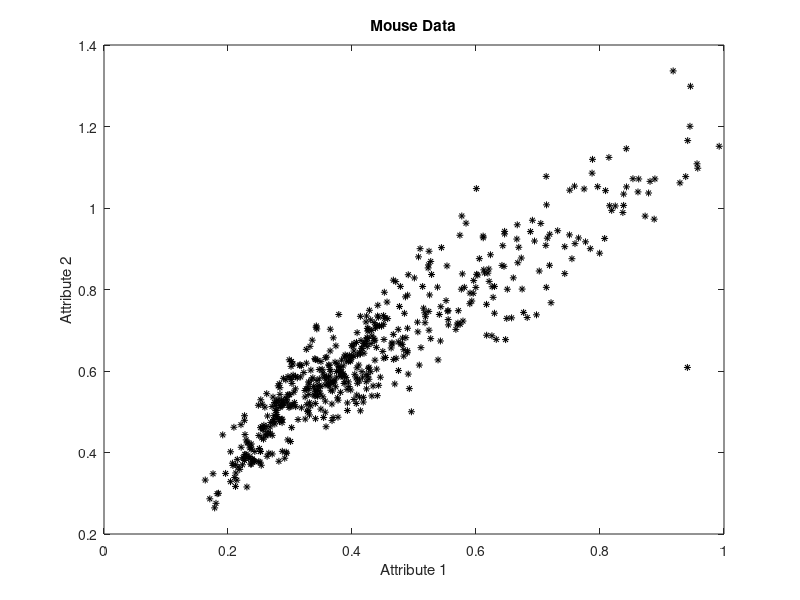
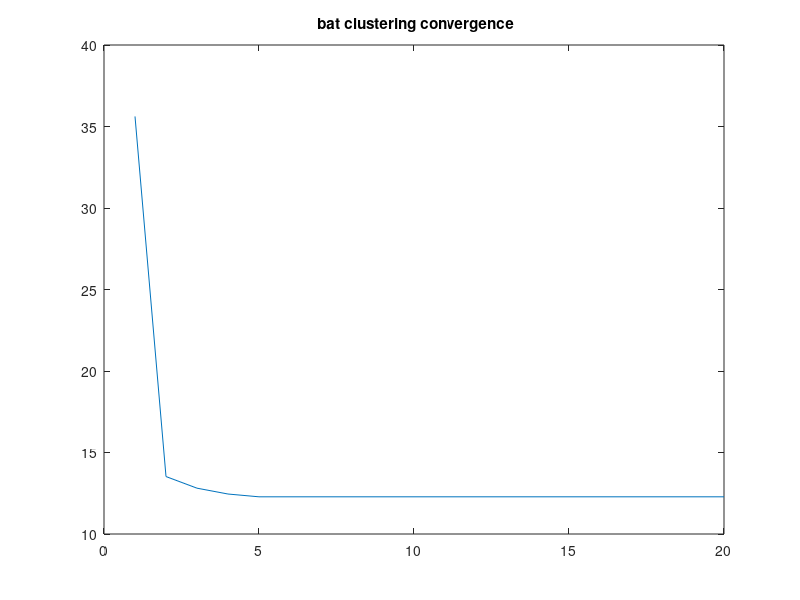
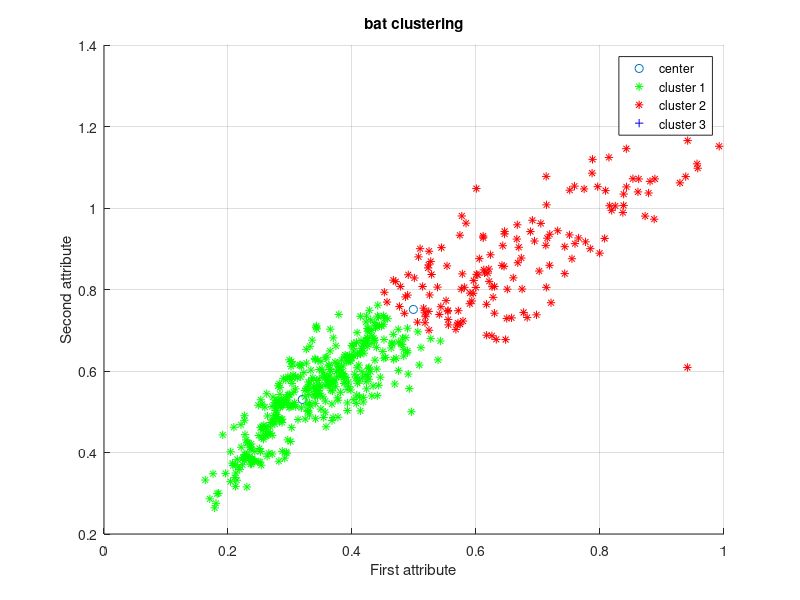

MATLAB code for these plots, in order: (Note: this script raises an error after producing the figures.)
sam=load('Mouse1.txt');
figure(1)
plot(sam(:,1),sam(:,2),'k*','MarkerSize',5);
title 'Mouse Data';
xlabel 'Attribute 1';
ylabel 'Attribute 2';
rng(1); % For reproducibility
sam = sam(:,1:2);
[S,D] = size(sam);

%D=D-1;
sam1=sam(:,1:D);
N = 20;
A = 0.5;  %loudness
r = 0.5;   %pulse rate
K = 2;
M = 20;
%frequency range
Qmin = 0;
Qmax = 0.02;

%iteration parameter
tol = 10^(-5);
N_iter = 0;

time=[];
%initial arrays
Q = zeros(N,1); %frequency
v = zeros(N,D*K); %velocities
%tic
%%
% initialize clustering matrix clamt is a N*S
for i=1:N
    clmat(i,:)=randperm(S);
    clmat(i,clmat(i,:)>K)=ceil(rand(1,sum(clmat(i,:)>K))*K);
end

%%
% initialize best fitness
fitt=inf*ones(1,N);
% best clustring
fljg=clmat(1,:);
%  The initial locations of n bats
x=zeros(N,K*D);
cen=zeros(K,D);
fitt2=fitt;
% best solution
fg=inf;
pg=x(1,:);

%%
%----------start---------%
  tic
     for count=1:M
         count
       
    for i=1:N
        ww=zeros(S,K);
        % if belong class, the value is 1 otherwise 0
        for ii=1:S
            ww(ii,clmat(i,ii))=1;
        end
        ccc=[];tmp=0;
        for j= 1:K
            % sum of attributes values
            sumcs = sum(ww(:,j)*ones(1,D).*sam1);
            % number of attributes
            countcs = sum(ww(:,j));
            % class center
            % attributes' number is 0, the center is 0
            if countcs==0
                cen(j,:)=zeros(1,D);
            % otherwise the center is mean of attributes value
            else
                cen(j,:)=sumcs/countcs;
                centmp(j,:)=cen(j,:);
            end
            ccc=[ccc,cen(j,:)];
            aa=find(ww(:,j)==1);
            if length(aa)~=0
                for k=1:length(aa)
                    tmp=tmp+(sum((sam1(aa(k),:)-cen(j,:)).^2));
                end
            end
        end
        x(i,:)=ccc;
        %best fitness
        fitt2(i)=tmp;    
    end
    %update.move
    [lightn,index] = sort(fitt2);
    x=x(index,:);
    [fmin,index] = min(fitt2);
    best = x(1);
      %lightn
    
    for i=1:N
        if fitt2(i)<fg
            pg=x(i,:);
            fg=fitt2(i);
            fljg=clmat(i,:);
            bestx=i;
        end
    end
    %fljg
    fg
    checkline(count)=fg;  
     
  %while (fmin>tol)
  %count
  %loop over all bats/solutions
    for i=1:N,
        Q(i)=Qmin+(Qmin-Qmax)*rand;
        v(i,:)=v(i,:)+(x(i,:)-best)*Q(i);
        x(i,:)=x(i,:)+v(i,:);
        %pulse rate
        if rand>r
            x(i,:)=best+0.01*randn(1,D*K);
        % update centriod
                for z=1:K
                    cen(z,:)=x(i,(z-1)*D+1:z*D);
                end
        end
        %evaluate new solutions
        %Fnew = Fun(S(i,:));
                for p=1:S
                    tmp1=zeros(1,K);
                    for k=1:K
                        %the distance between sample and central point
                        tmp1(k)=sum((sam1(p,:)-cen(k,:)).^2);
                    end
                    %clustering
                    [tmp2 clmat(i,p)]=min(tmp1);
                end
            
                %if the solution improves or not too loud 
                    if (tmp2<fitt2(i)&(rand<A))
                        x(i,:)=x(i,:);
                        fitt2(i)=tmp2;
                    end
                    %update the current best
                    if tmp2<=fmin
                        best=x(i,:);
                        fmin=tmp2;
                    end
         
        
    end
    N_iter=N_iter+N;
    
 % time(count)=toc
%% get precision and recall

    
    
    end
%% % get centre     
      toc
%                 for z=1:K
%                     cen(z,:)=x(bestx,(z-1)*D+1:z*D);
%                 end
    
%% inter-cluster distance
interdist=0;
% for i=1:K
%      aa=find(ww(:,i)==1);
%     for j=1:K
%         bb=find(ww(:,i)==1);
%         if i~=j
%             if length(aa)~=0 & length(bb)~=0
%                 for k=1:length(aa) 
%                     for  n=1:length(bb) 
%                      interdist=interdist+sum((sam1(aa(k),:)-sam1(bb(n),:)).^2);
%                     end
%                 end
%             end
%         end
%      end
% end


for i=1:K
    for j=1:K
        if i~=j
            interdist=interdist+sum((centmp(i,:)-centmp(j,:)).^2);
        end
    end
end
interdist=interdist/2;
%
%display
a=[];
b=[];
c=[];
d=[];
for i=1:S
    if fljg(i)==1.0
     a(end+1)=i;
    elseif fljg(i)==2.0
        b(end+1)=i;
    elseif fljg(i)==3.0
        c(end+1)=i;
    elseif fljg(i)==4.0
        d(end+1)=i;
    end
end

%%
%time=toc
figure(2)
plot(checkline);
title(' bat clustering convergence');
figure(3)
%plot3(cen(:,1),cen(:,2),cen(:,3),'o');grid;box
plot(cen(:,1),cen(:,2),'o');grid;box
title('bat clustering')
xlabel('First attribute')
ylabel('Second attribute')
YY=[1 2 3 4];
% index1 = find(YY(1) == best_solution)
% index2 = find(YY(2) == best_solution)
% index3 = find(YY(3) == best_solution)
% index4 = find(YY(4) == best_solution)
   line(sam(a,1),sam(a,2),'linestyle','none','marker','*','color','g');
   line(sam(b,1),sam(b,2),'linestyle','none','marker','*','color','r');
   line(sam(c,1),sam(c,2),'linestyle','none','marker','+','color','b');
   line(sam(d,1),sam(d,2),'linestyle','none','marker','s','color','b');
   legend('center','cluster 1','cluster 2','cluster 3');
rotate3d
std1=std2(sam1(a,:));
std22=std2(sam1(b,:));
std3=std2(sam1(c,:));
std4=std2(sam1(d,:));

%%%%%%%%%%%%%%%%%%%%%%%%%%%%% quality of clusters %%%%%%%%%%%%%%%%%%%%%%
data = sam1;
ids = fljg;
%%%%%% (1) calculation of Silhoutte coefficient%%%%%
figure(9)
[silh,h] = silhouette(data, ids);
avrgScore = mean(silh);
fprintf('Mean value of the silhoutte value over all the points is %f\n',avrgScore);

%%%% (2)calculation of Dunn Index%%%%%%%%
distM=squareform(pdist(data));
disp(sprintf('Dunns index for kmeans %d', dunns(K,distM,ids)));
figure(10)
scatter(data(:,1),data(:,2),10,ids,'filled');title('Clusters found by bat algorithm');axis equal;
    